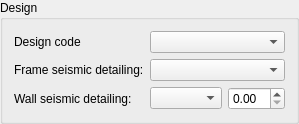
                 <widget class="QGroupBox" name="gbx_design">
                  <property name="title">
                   <string>Design</string>
                  </property>
                  <layout class="QGridLayout" name="gridLayout_28">
                   <item row="0" column="0">
                    <layout class="QFormLayout" name="frm_design">
                     <item row="0" column="0">
                      <widget class="QLabel" name="lbl_design_code">
                       <property name="text">
                        <string>Design code</string>
                       </property>
                      </widget>
                     </item>
                     <item row="0" column="1">
                      <widget class="QComboBox" name="cbx_design_design_code"/>
                     </item>
                     <item row="1" column="0">
                      <widget class="QLabel" name="lbl_design_frame_seismic">
                       <property name="text">
                        <string>Frame seismic detailing:</string>
                       </property>
                      </widget>
                     </item>
                     <item row="1" column="1">
                      <widget class="QComboBox" name="cbx_design_frame_seismic"/>
                     </item>
                     <item row="2" column="0">
                      <widget class="QLabel" name="lbl_design_walls_seismic">
                       <property name="text">
                        <string>Wall seismic detailing:</string>
                       </property>
                      </widget>
                     </item>
                     <item row="2" column="1">
                      <widget class="QWidget" name="wgt_design_wall_seismic_detailing" native="true">
                       <layout class="QGridLayout" name="gridLayout_29">
                        <property name="leftMargin">
                         <number>0</number>
                        </property>
                        <property name="topMargin">
                         <number>0</number>
                        </property>
                        <property name="rightMargin">
                         <number>0</number>
                        </property>
                        <property name="bottomMargin">
                         <number>0</number>
                        </property>
                        <item row="0" column="0">
                         <layout class="QHBoxLayout" name="lay_design_wall_seismic_detailing">
                          <item>
                           <widget class="QComboBox" name="cbx_design_wall_seismic_detailing"/>
                          </item>
                          <item>
                           <widget class="QDoubleSpinBox" name="spx_design_wall_seismic_detailing"/>
                          </item>
                         </layout>
                        </item>
                       </layout>
                      </widget>
                     </item>
                    </layout>
                   </item>
                  </layout>
                 </widget>
